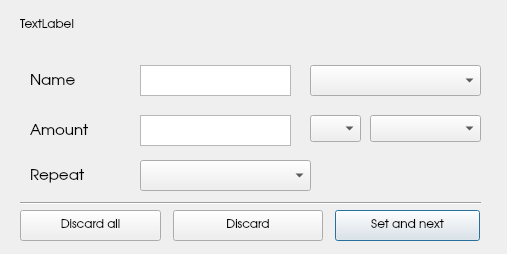
<?xml version="1.0" encoding="UTF-8"?>
<ui version="4.0">
 <class>checkFaultyTransactionsDialog</class>
 <widget class="QDialog" name="checkFaultyTransactionsDialog">
  <property name="geometry">
   <rect>
    <x>0</x>
    <y>0</y>
    <width>507</width>
    <height>254</height>
   </rect>
  </property>
  <property name="windowTitle">
   <string>Dialog</string>
  </property>
  <widget class="QLabel" name="labelInfo">
   <property name="geometry">
    <rect>
     <x>20</x>
     <y>10</y>
     <width>471</width>
     <height>31</height>
    </rect>
   </property>
   <property name="font">
    <font>
     <family>URW Gothic</family>
    </font>
   </property>
   <property name="text">
    <string>TextLabel</string>
   </property>
  </widget>
  <widget class="QPushButton" name="SetAndNextButton">
   <property name="geometry">
    <rect>
     <x>335</x>
     <y>210</y>
     <width>145</width>
     <height>31</height>
    </rect>
   </property>
   <property name="font">
    <font>
     <family>URW Gothic</family>
     <pointsize>9</pointsize>
    </font>
   </property>
   <property name="text">
    <string>Set and next</string>
   </property>
  </widget>
  <widget class="QLabel" name="labelAmount">
   <property name="geometry">
    <rect>
     <x>30</x>
     <y>115</y>
     <width>81</width>
     <height>31</height>
    </rect>
   </property>
   <property name="font">
    <font>
     <family>URW Gothic</family>
     <pointsize>11</pointsize>
    </font>
   </property>
   <property name="text">
    <string>Amount</string>
   </property>
  </widget>
  <widget class="QComboBox" name="comboBoxMonth">
   <property name="geometry">
    <rect>
     <x>370</x>
     <y>115</y>
     <width>111</width>
     <height>27</height>
    </rect>
   </property>
   <property name="font">
    <font>
     <family>URW Gothic</family>
    </font>
   </property>
  </widget>
  <widget class="QComboBox" name="comboBoxDay">
   <property name="geometry">
    <rect>
     <x>310</x>
     <y>115</y>
     <width>51</width>
     <height>27</height>
    </rect>
   </property>
   <property name="font">
    <font>
     <family>URW Gothic</family>
    </font>
   </property>
  </widget>
  <widget class="QLabel" name="labelName">
   <property name="geometry">
    <rect>
     <x>30</x>
     <y>65</y>
     <width>101</width>
     <height>31</height>
    </rect>
   </property>
   <property name="font">
    <font>
     <family>URW Gothic</family>
     <pointsize>11</pointsize>
    </font>
   </property>
   <property name="text">
    <string>Name</string>
   </property>
  </widget>
  <widget class="QTextEdit" name="textName">
   <property name="geometry">
    <rect>
     <x>140</x>
     <y>65</y>
     <width>151</width>
     <height>31</height>
    </rect>
   </property>
   <property name="font">
    <font>
     <family>Ubuntu</family>
    </font>
   </property>
   <property name="focusPolicy">
    <enum>Qt::StrongFocus</enum>
   </property>
   <property name="tabChangesFocus">
    <bool>true</bool>
   </property>
  </widget>
  <widget class="QComboBox" name="comboBoxCategory">
   <property name="geometry">
    <rect>
     <x>310</x>
     <y>65</y>
     <width>171</width>
     <height>31</height>
    </rect>
   </property>
   <property name="font">
    <font>
     <family>URW Gothic</family>
    </font>
   </property>
   <property name="mouseTracking">
    <bool>false</bool>
   </property>
  </widget>
  <widget class="QTextEdit" name="textPrice">
   <property name="geometry">
    <rect>
     <x>140</x>
     <y>115</y>
     <width>151</width>
     <height>31</height>
    </rect>
   </property>
   <property name="font">
    <font>
     <family>Ubuntu</family>
    </font>
   </property>
   <property name="tabChangesFocus">
    <bool>true</bool>
   </property>
  </widget>
  <widget class="QPushButton" name="discardButton">
   <property name="geometry">
    <rect>
     <x>173</x>
     <y>210</y>
     <width>150</width>
     <height>31</height>
    </rect>
   </property>
   <property name="font">
    <font>
     <family>URW Gothic</family>
     <pointsize>9</pointsize>
    </font>
   </property>
   <property name="text">
    <string>Discard</string>
   </property>
  </widget>
  <widget class="QPushButton" name="discardAllButton">
   <property name="geometry">
    <rect>
     <x>20</x>
     <y>210</y>
     <width>141</width>
     <height>31</height>
    </rect>
   </property>
   <property name="font">
    <font>
     <family>URW Gothic</family>
     <pointsize>9</pointsize>
     <weight>50</weight>
     <bold>false</bold>
    </font>
   </property>
   <property name="text">
    <string>Discard all</string>
   </property>
  </widget>
  <widget class="Line" name="line">
   <property name="geometry">
    <rect>
     <x>20</x>
     <y>195</y>
     <width>461</width>
     <height>16</height>
    </rect>
   </property>
   <property name="orientation">
    <enum>Qt::Horizontal</enum>
   </property>
  </widget>
  <widget class="QComboBox" name="comboBoxRepeat">
   <property name="geometry">
    <rect>
     <x>140</x>
     <y>160</y>
     <width>171</width>
     <height>31</height>
    </rect>
   </property>
   <property name="font">
    <font>
     <family>URW Gothic</family>
    </font>
   </property>
   <property name="mouseTracking">
    <bool>false</bool>
   </property>
  </widget>
  <widget class="QLabel" name="labelRepeat">
   <property name="geometry">
    <rect>
     <x>30</x>
     <y>160</y>
     <width>81</width>
     <height>31</height>
    </rect>
   </property>
   <property name="font">
    <font>
     <family>URW Gothic</family>
     <pointsize>11</pointsize>
    </font>
   </property>
   <property name="text">
    <string>Repeat</string>
   </property>
  </widget>
 </widget>
 <resources/>
 <connections/>
</ui>
